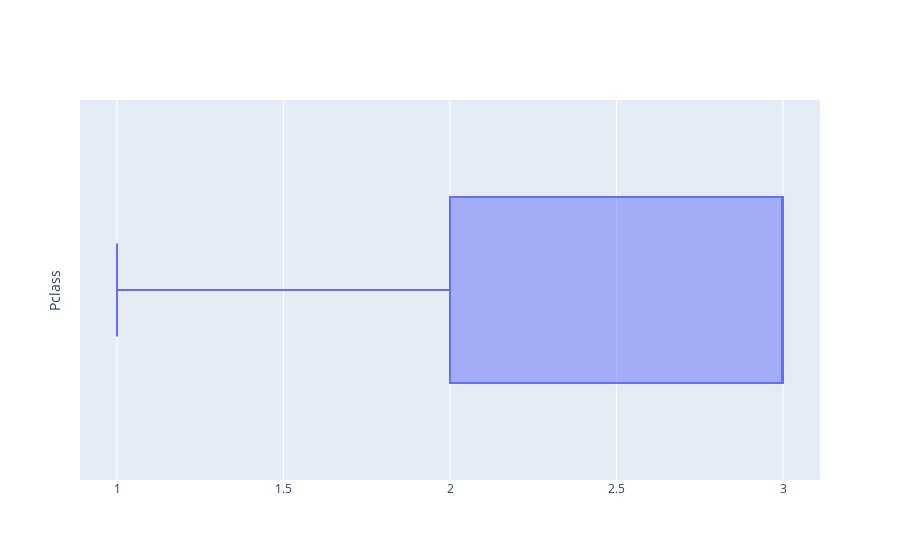
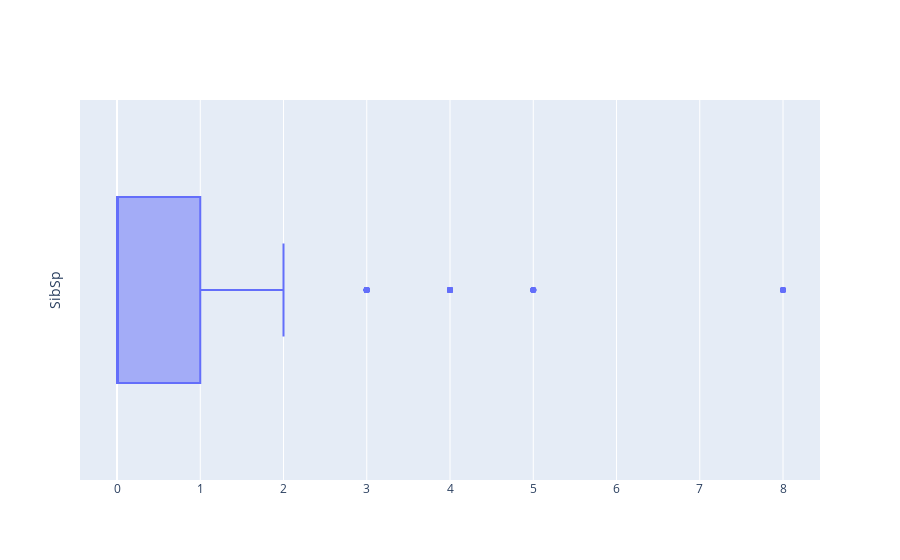
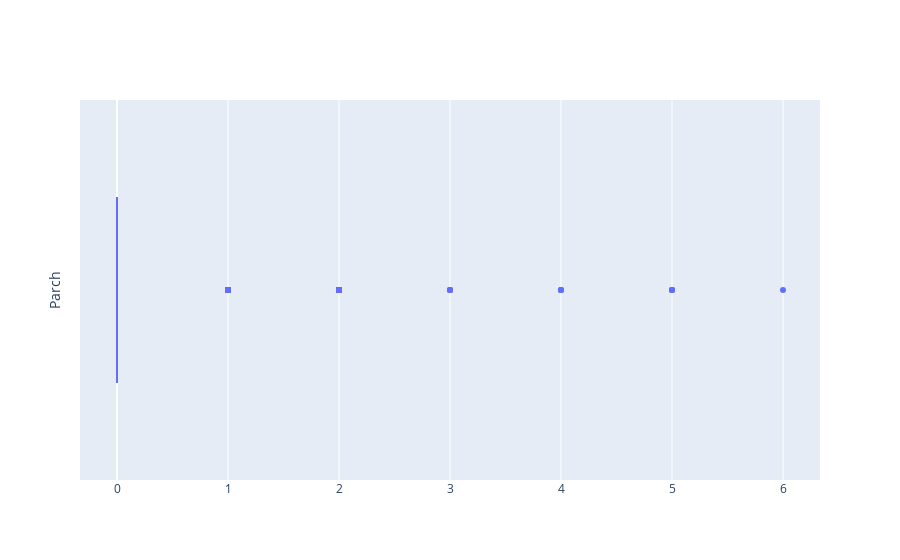
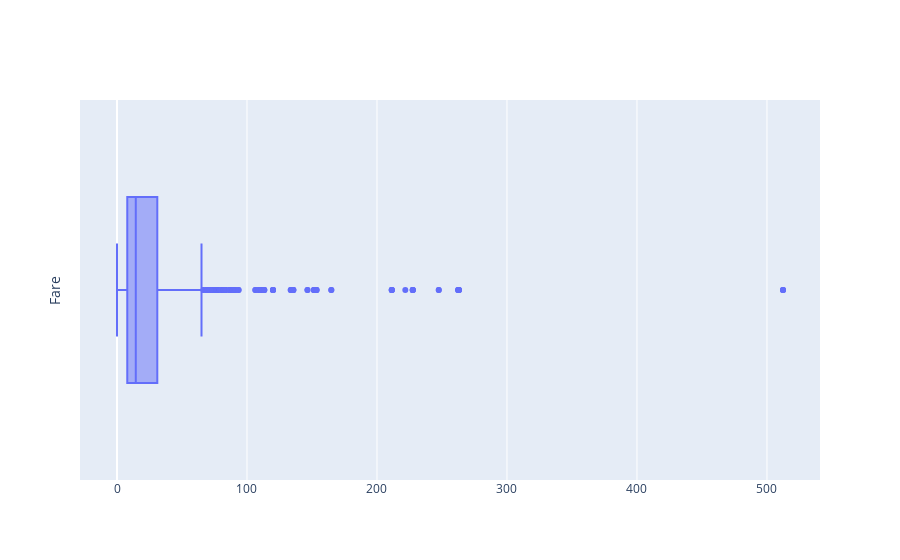

Write notebook code for charts like these, in order.
### Markdown cell above
- Las variables de conteo SibSp y Parch no presentan distribucion normal, al igual que las varaiables categoricas codificadas.
- A 'Fare' le podria aplicar la transformacion log para normalizar pero como este algoritmo no exigue una dist normal, se decide no hacerlo

### Code cell
# Boxplot

#import plotly.graph_objects as go

for i in X:
    fig = go.Figure()
    fig.add_trace(go.Box(x=X[i], name=""))


    fig.update_layout({
        'xaxis': {
            'title_text': "",
        },
        'yaxis': {
            'title_text': i,
        },
        })
    fig.update_traces(orientation='h') # horizontal box plots
                    
    fig.show()

### Figure 1 — Plotly figure (JSON) as saved in the notebook; plotly's stock layout.template omitted (floating-point values rounded to 4 significant figures; data arrays with more than 128 entries replaced by an {"elided": "..."} marker saying what was removed)
{"data": [{"name": "", "orientation": "h", "type": "box", "x": {"elided": "891 int values"}}], "layout": {"xaxis": {"title": {"text": ""}}, "yaxis": {"title": {"text": "Pclass"}}}}

### Figure 2 — Plotly figure (JSON) as saved in the notebook; plotly's stock layout.template omitted (floating-point values rounded to 4 significant figures; data arrays with more than 128 entries replaced by an {"elided": "..."} marker saying what was removed)
{"data": [{"name": "", "orientation": "h", "type": "box", "x": {"elided": "891 int values"}}], "layout": {"xaxis": {"title": {"text": ""}}, "yaxis": {"title": {"text": "SibSp"}}}}

### Figure 3 — Plotly figure (JSON) as saved in the notebook; plotly's stock layout.template omitted (floating-point values rounded to 4 significant figures; data arrays with more than 128 entries replaced by an {"elided": "..."} marker saying what was removed)
{"data": [{"name": "", "orientation": "h", "type": "box", "x": {"elided": "891 int values"}}], "layout": {"xaxis": {"title": {"text": ""}}, "yaxis": {"title": {"text": "Parch"}}}}

### Figure 4 — Plotly figure (JSON) as saved in the notebook; plotly's stock layout.template omitted (floating-point values rounded to 4 significant figures; data arrays with more than 128 entries replaced by an {"elided": "..."} marker saying what was removed)
{"data": [{"name": "", "orientation": "h", "type": "box", "x": {"elided": "891 float values"}}], "layout": {"xaxis": {"title": {"text": ""}}, "yaxis": {"title": {"text": "Fare"}}}}
